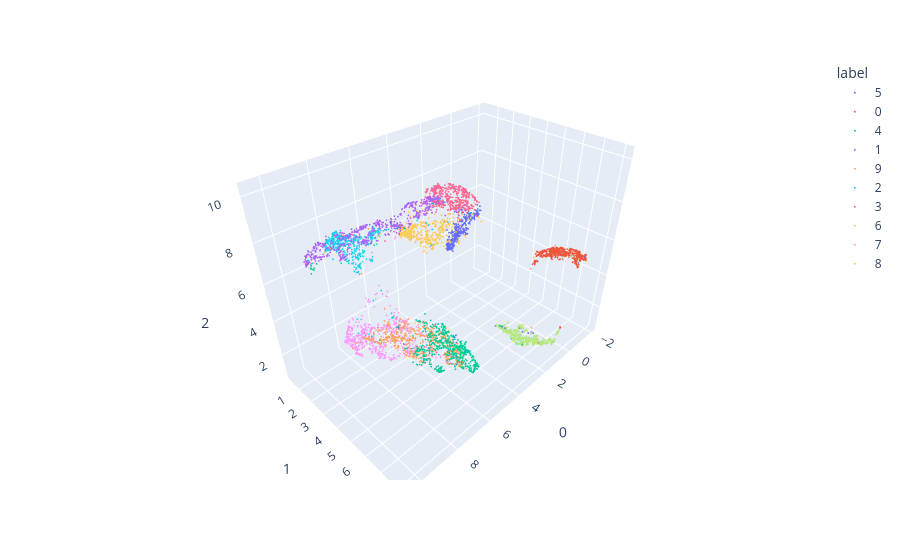

The notebook cell this image was saved under:
### Code cell
# UMAP 3D plot
import plotly
import plotly.express as px
from umap import UMAP

umap_3d = UMAP(n_components=3, init='random', random_state=0)
x_umap = umap_3d.fit_transform(train_x)
umap_df = pd.DataFrame(x_umap)
train_y_sr = pd.Series(train_y,name='label')
print(type(x_umap))
new_df = pd.concat([umap_df,train_y_sr],axis=1)
fig = px.scatter_3d(
    new_df, x=0, y=1, z=2,
    color='label', labels={'color': 'number'}
)
fig.update_traces(marker_size=1)
fig.show()

### Figure 1 — Plotly figure (JSON) as saved in the notebook; plotly's stock layout.template omitted (floating-point values rounded to 4 significant figures; data arrays with more than 128 entries replaced by an {"elided": "..."} marker saying what was removed)
{"data": [{"hovertemplate": "label=5<br>0=%{x}<br>1=%{y}<br>2=%{z}<extra></extra>", "legendgroup": "5", "marker": {"color": "#636efa", "size": 1, "symbol": "circle"}, "mode": "markers", "name": "5", "scene": "scene", "showlegend": true, "type": "scatter3d", "x": {"elided": "434 float values"}, "y": {"elided": "434 float values"}, "z": {"elided": "434 float values"}}, {"hovertemplate": "label=0<br>0=%{x}<br>1=%{y}<br>2=%{z}<extra></extra>", "legendgroup": "0", "marker": {"color": "#EF553B", "size": 1, "symbol": "circle"}, "mode": "markers", "name": "0", "scene": "scene", "showlegend": true, "type": "scatter3d", "x": {"elided": "479 float values"}, "y": {"elided": "479 float values"}, "z": {"elided": "479 float values"}}, {"hovertemplate": "label=4<br>0=%{x}<br>1=%{y}<br>2=%{z}<extra></extra>", "legendgroup": "4", "marker": {"color": "#00cc96", "size": 1, "symbol": "circle"}, "mode": "markers", "name": "4", "scene": "scene", "showlegend": true, "type": "scatter3d", "x": {"elided": "535 float values"}, "y": {"elided": "535 float values"}, "z": {"elided": "535 float values"}}, {"hovertemplate": "label=1<br>0=%{x}<br>1=%{y}<br>2=%{z}<extra></extra>", "legendgroup": "1", "marker": {"color": "#ab63fa", "size": 1, "symbol": "circle"}, "mode": "markers", "name": "1", "scene": "scene", "showlegend": true, "type": "scatter3d", "x": {"elided": "563 float values"}, "y": {"elided": "563 float values"}, "z": {"elided": "563 float values"}}, {"hovertemplate": "label=9<br>0=%{x}<br>1=%{y}<br>2=%{z}<extra></extra>", "legendgroup": "9", "marker": {"color": "#FFA15A", "size": 1, "symbol": "circle"}, "mode": "markers", "name": "9", "scene": "scene", "showlegend": true, "type": "scatter3d", "x": {"elided": "495 float values"}, "y": {"elided": "495 float values"}, "z": {"elided": "495 float values"}}, {"hovertemplate": "label=2<br>0=%{x}<br>1=%{y}<br>2=%{z}<extra></extra>", "legendgroup": "2", "marker": {"color": "#19d3f3", "size": 1, "symbol": "circle"}, "mode": "markers", "name": "2", "scene": "scene", "showlegend": true, "type": "scatter3d", "x": {"elided": "488 float values"}, "y": {"elided": "488 float values"}, "z": {"elided": "488 float values"}}, {"hovertemplate": "label=3<br>0=%{x}<br>1=%{y}<br>2=%{z}<extra></extra>", "legendgroup": "3", "marker": {"color": "#FF6692", "size": 1, "symbol": "circle"}, "mode": "markers", "name": "3", "scene": "scene", "showlegend": true, "type": "scatter3d", "x": {"elided": "493 float values"}, "y": {"elided": "493 float values"}, "z": {"elided": "493 float values"}}, {"hovertemplate": "label=6<br>0=%{x}<br>1=%{y}<br>2=%{z}<extra></extra>", "legendgroup": "6", "marker": {"color": "#B6E880", "size": 1, "symbol": "circle"}, "mode": "markers", "name": "6", "scene": "scene", "showlegend": true, "type": "scatter3d", "x": {"elided": "501 float values"}, "y": {"elided": "501 float values"}, "z": {"elided": "501 float values"}}, {"hovertemplate": "label=7<br>0=%{x}<br>1=%{y}<br>2=%{z}<extra></extra>", "legendgroup": "7", "marker": {"color": "#FF97FF", "size": 1, "symbol": "circle"}, "mode": "markers", "name": "7", "scene": "scene", "showlegend": true, "type": "scatter3d", "x": {"elided": "550 float values"}, "y": {"elided": "550 float values"}, "z": {"elided": "550 float values"}}, {"hovertemplate": "label=8<br>0=%{x}<br>1=%{y}<br>2=%{z}<extra></extra>", "legendgroup": "8", "marker": {"color": "#FECB52", "size": 1, "symbol": "circle"}, "mode": "markers", "name": "8", "scene": "scene", "showlegend": true, "type": "scatter3d", "x": {"elided": "462 float values"}, "y": {"elided": "462 float values"}, "z": {"elided": "462 float values"}}], "layout": {"legend": {"title": {"text": "label"}, "tracegroupgap": 0}, "margin": {"t": 60}, "scene": {"domain": {"x": [0, 1], "y": [0, 1]}, "xaxis": {"title": {"text": "0"}}, "yaxis": {"title": {"text": "1"}}, "zaxis": {"title": {"text": "2"}}}}}
